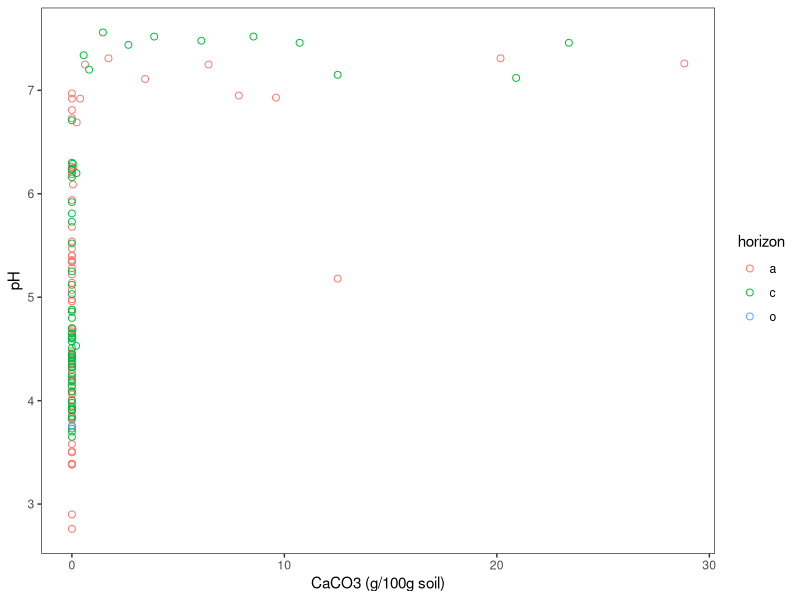
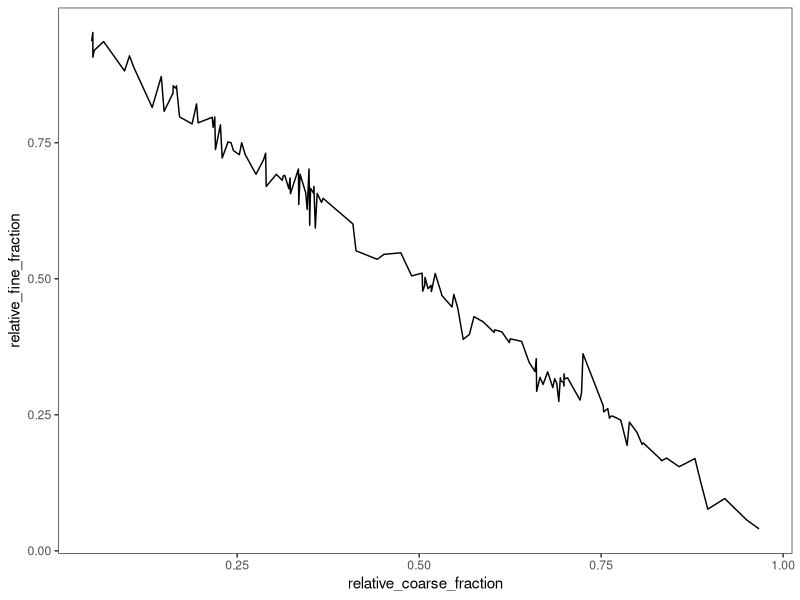
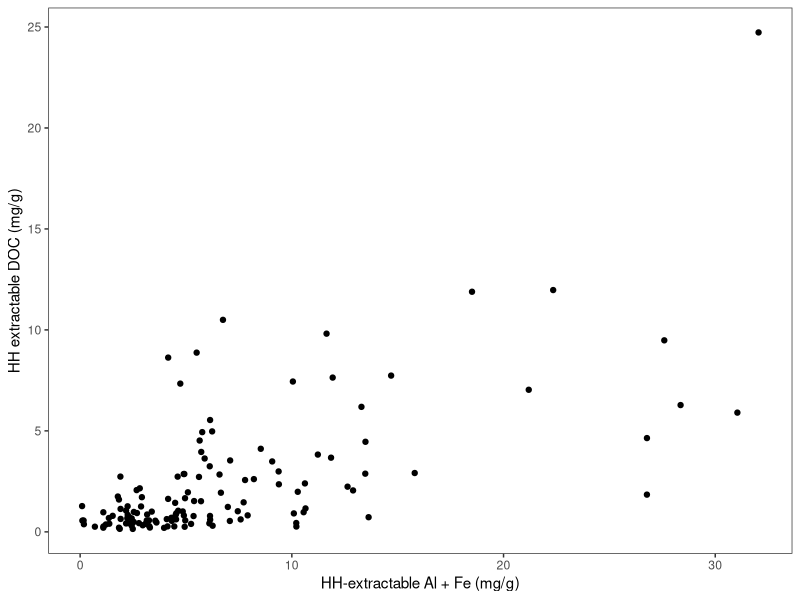
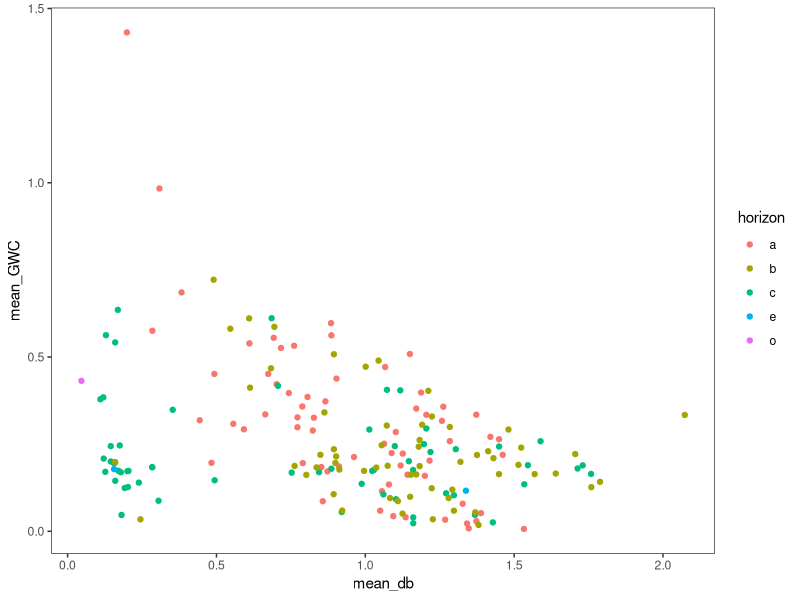

Write the R code that produced these figures, in order. (Note: this script raises an error after producing the figures.)
## ---- chunk 1
knitr::opts_chunk$set(echo = FALSE)
library(tidyverse, quietly = TRUE)
my_theme <- theme_bw() + theme(panel.grid.major = element_blank(), panel.grid.minor = element_blank())
## ---- chunk 2
pH_carbonate <- read_csv("Data/pH and carbonate/pH_carbonate_data_summary_final.csv", col_types = cols(horizon = col_factor(levels = c("a","c","o"))))
size_fractions <- read_csv("Data/Size fractions/size_fractions_raw_data.csv", col_types = cols(horizon = col_factor(levels = c("a","c", "e"))))
moisture <- read_csv("Data/Moisture/soil_moisture_raw_data.csv",col_types = cols(horizon = col_factor(levels = c("a","b", "c", "e", "o"))))
TOC_final_summary <- read_csv("Data/Microbial biomass/TOC_final_summary.csv", col_types = cols(horizon = col_factor(levels = c("a","b", "c", "e", "o"))))
HH_extraction <- read_csv("Data/HH extraction/HH_extraction_raw_data.csv")
bulk_soil_CN_isotopes <- read_csv("Data/Elemental and isotopes/bulk_soil_CN_natu_abund_raw_data.csv",col_types = cols(horizon = col_factor(levels = c("a","c","e"))))
## ---- chunk 3
# all negative inorganic C assumed equal to zero
# convert inorganic C content to %carbonate in soils
mw_carbonate <- 100.0869 # molar mass of calcium carbonate
mw_c <- 12.0107 # molar mass of C
pH_carbonate_percent <- pH_carbonate %>% 
  mutate(percent_carbonate = mg_IC_g_soil_zero/1000*(mw_carbonate/mw_c)*100)
ggplot(data = pH_carbonate_percent, aes(percent_carbonate, pH, color = horizon)) + 
  geom_point(shape = 21, size = 2) +
  labs(x = "CaCO3 (g/100g soil)", y = "pH") +
  my_theme
## ---- chunk 4
# calculate fraction amount in g, relative amount and recovery
# silt and clay pan weight were added in excel to avoid NA's
size_fractions_calculated_values <- size_fractions %>% 
  mutate(coarse_fraction_g = sand_and_POM_and_pan_weight_g - sand_pom_pan_weight_g,
         fine_fraction_g = total_sc_and_pan_g - total_sc_pan_g,
         recovery_percent = (coarse_fraction_g + fine_fraction_g) / soil_weight_g * 100,
         relative_coarse_fraction = coarse_fraction_g / soil_weight_g,
         relative_fine_fraction = fine_fraction_g / soil_weight_g)
ggplot(data = size_fractions_calculated_values) + 
  geom_line(aes(relative_coarse_fraction, relative_fine_fraction)) + 
  my_theme

## ---- chunk 5
# calculate concentrations of HH-extractable C, Fe and Al per g soil
HH_volume <- 0.01 # extracting solution was 10 mL
HH_dilution <- 10 # all ICP samples diluted 1:9
HH_calculated_values <- HH_extraction %>% 
mutate(HH_DOC_ppm = npoc_ppm * toc_dilution,
       HH_DOC_mg_g = HH_DOC_ppm * HH_volume / soil_weight_g,
       Fe_mg_g = Fe_ppm * HH_dilution * HH_volume / soil_weight_g,
       Al_mg_g = Al_ppm * HH_dilution * HH_volume / soil_weight_g,
       Fe_plus_Al = Fe_mg_g + Al_mg_g)
ggplot(data = drop_na(HH_calculated_values), aes(Fe_plus_Al, HH_DOC_mg_g)) +
  geom_point() +
  labs(x = "HH-extractable Al + Fe (mg/g)", y = "HH extractable DOC (mg/g)") +
  my_theme
## ---- chunk 6
# calculating gravimetric, volumetric, and hygroscopic water contents, and bulk density
core_volume <- 79.52156404 # volume of bulk density cores (cm^3)
moisture_calculated_values <- moisture %>% 
  select(2:5,9,10,11,12,13) %>% # selec relevant columns
  drop_na(bag_wet_soil) %>% # remove missing samples
   mutate(wet_weight = bag_wet_soil - bag_weight,
         ovendry_weight = tin_ovendry_weight - tin_weight,
         GWC = (wet_weight - ovendry_weight)/ovendry_weight,
         db = ovendry_weight/core_volume,
         VWC = GWC*db,
         HWC = (tin_airdry_weight - tin_ovendry_weight)/ovendry_weight) %>% 
  group_by(unique_ID, pedon_ID, horizon) %>% 
  summarise(mean_GWC = mean(GWC, na.rm = TRUE),
            mean_HWC = mean(HWC, na.rm = TRUE),
            mean_VWC = mean(VWC, na.rm = TRUE),
            mean_db = mean(db, na.rm = TRUE
            ))
ggplot(data = moisture_calculated_values, aes(mean_db, mean_GWC, color = horizon)) +
  geom_point() +
  my_theme
## ---- chunk 7
# Subtract IC from TC to find OC
calculated_bulk_CN <- left_join(bulk_soil_CN_isotopes, pH_carbonate_percent) %>% 
  mutate(percent_OC = percent_C - mg_IC_g_soil_zero*0.1) 
ggplot(data = calculated_bulk_CN, aes(percent_C, OC, color = pH)) + geom_point()
ggplot(data = calculated_bulk_CN, aes(horizon, percent_OC, alpha = pH)) + geom_boxplot() + geom_jitter()
ggplot(data = calculated_bulk_CN, aes(horizon, percent_N)) + geom_boxplot() + geom_jitter()
